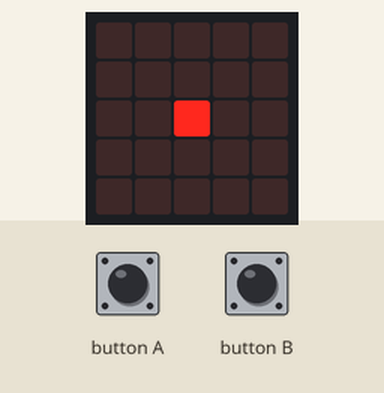
Bench run of a program on a simulated BBC micro:bit running MicroPython. On the bench: the board's 5×5 LED display. The test bench sets the inputs (shaded band).

Above: at 1.2 s.
1.3 s: button A pressed for 0.15 s
At 2.1 s:
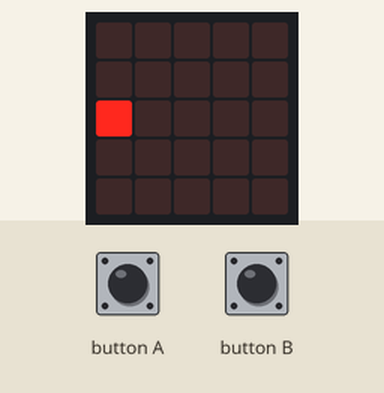
2.9 s: button B pressed for 1 s
At 4.3 s:
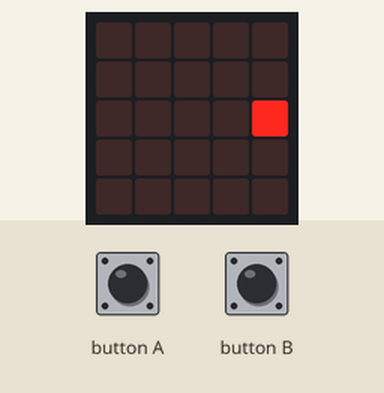
5.4 s: button A pressed for 1 s
At 5.41 s:
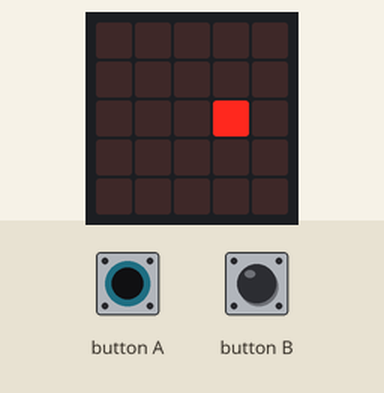
7.9 s: button A pressed for 0.15 s
9.5 s: button B pressed for 0.15 s
At 9.56 s:
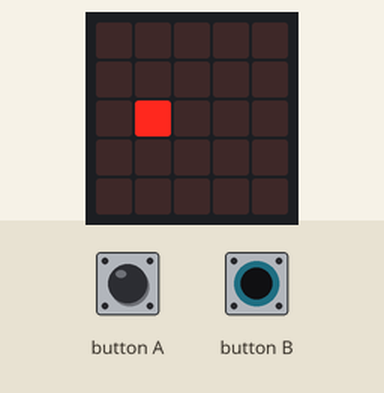
Timing chart, 0 to 12.1 s (numbered marks = the images above; inputs shaded):
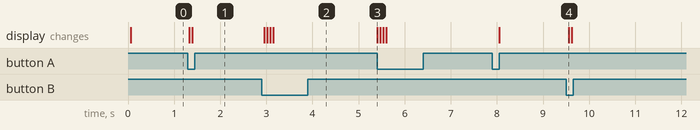

The program:

microbit_event_loop.py
```python
from microbit import *


position = 2


while True: # event loop
    sleep(60) # pause
    if button_a.is_pressed():
        display.clear()
        position = max(0, position - 1)
    elif button_b.is_pressed():
        display.clear()
        position = min(4, position + 1)
    display.set_pixel(position, 2, 9)
```

Measured:
- after the input at 1.3 s, the display: first changes at once (image 1 shows a later state)
- after the input at 2.9 s, the display: first changes after 0.06 s (image 2 shows a later state)
- after the input at 5.4 s, the display: changes at once (image 3)
- after the input at 9.5 s, the display: changes after 0.06 s (image 4)
